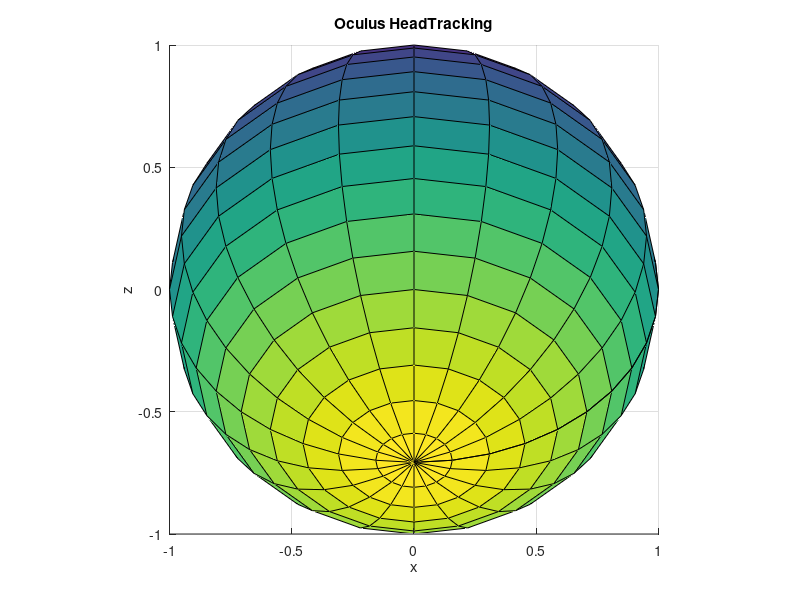

This chart was generated by the following MATLAB code:
% Takes the seridal data and simulates the rotation on a sphere
%Author: Saimouli Katragadda
%%
clear all; clc;
%function rotsim(roll,yaw,pitch)
% %Axis
% plot3(0,0,0);
% axis vis3d
% axis off
% hold on 
% plot3([0,1], [0,0], [0,0],'r'); %x-axis
% plot3([0,0],[0,0],[0,1],'g'); %y-axis
% plot3([0,0],[0,-1],[0,0],'b'); %z-axis
% hold off
%%
pitch=[pi; 2*pi; 1; 3*pi/4];
yaw=[0; 0; 0;0];
roll=[0; 0; 0;0];

for i=1:length(pitch)
    [x,y,z] = sphere;h=surf(x,y,z);axis('square'); 

    title('Oculus HeadTracking')
    xlabel('x'); ylabel('y'); zlabel('z');

    %Rotate Object
    rotate(h,[1,0,0],(pitch(i))*180/pi)  %x
    rotate(h,[0,0,1],(yaw(i))*180/pi) %y  +90
    rotate(h,[0,-1,0],(roll(i))*180/pi) %z
    view(0,0);
    drawnow
end

%%

% clear; clc; close all; 
% %Creat Port
% s = serial('COM1')
% %Open Port 
% fopen(s);
% %Set Terminator
% set(s,'Terminator',' ');fscanf(s);
% %Read First Data for Calibration 
% a(1,:)=fscanf(s,'%f');
% [yaw_c, pitch_c, roll_c]=quat2angle(a(1,:));
% for frame=1:1:1000
%     frame
%     %Read Data;
%     a(frame,:)=fscanf(s,'%f');
%     %Convert Quaternion to Roll Pitch Yaw
%     [yaw, pitch, roll] = quat2angle(a(frame,:));
%     %Visualize Data On Sphere Or any Other Objects
%     [x,y,z] = sphere;h = surf(x,y,z);axis('square'); 
%     title('AOL TEAM')
%     xlabel('x'); ylabel('y'); zlabel('z');
%     %Rotate Object
%     rotate(h,[1,0,0],(roll-roll_c)*180/pi)
%     rotate(h,[0,1,0],(pitch-pitch_c)*180/pi)
%     rotate(h,[0,0,1],(yaw-yaw_c)*180/pi+90)
%     view(0,0);
%     drawnow
% end
% fclose(s);